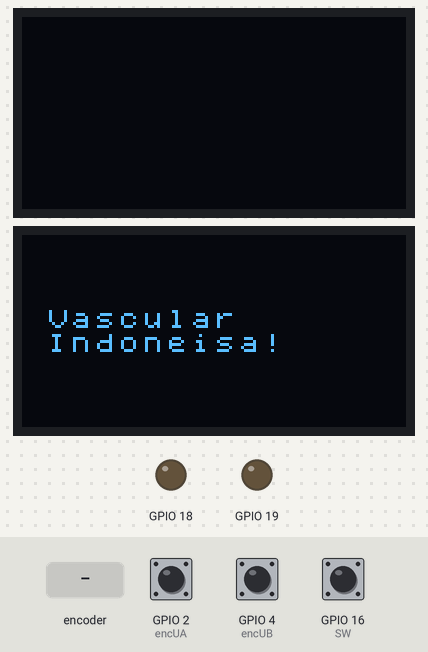
This program was run on a simulated ESP32. Parts: 2 × 128×64 one-colour display, output pins drawn as LEDs (lit = HIGH). Inputs (shaded band) come from the test bench; at power-on: GPIO 16 (SW) HIGH, GPIO 2 (encUA) HIGH, GPIO 4 (encUB) HIGH. WiFi joins after 1.5 s; servers stay silent unless stated; what the program prints to the serial monitor is not drawn.

Above: at 3.7 s.
At 5.8 s:
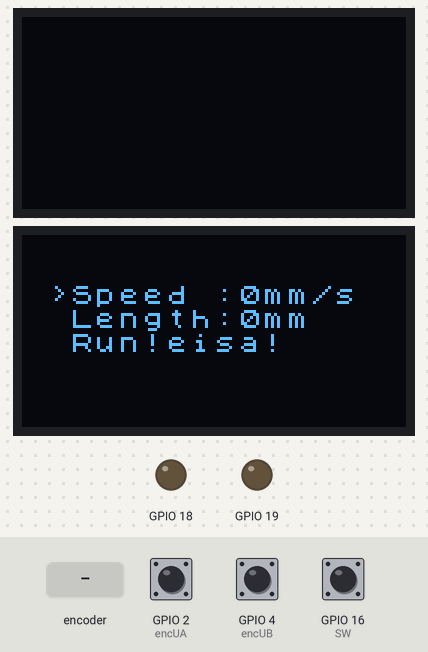
5.9 s: rotary encoder on GPIO 2 (encUA) / GPIO 4 (encUB) turned 1 step (first pin leading)
7.6 s: rotary encoder on GPIO 2 (encUA) / GPIO 4 (encUB) turned 1 step (first pin leading)
9.3 s: GPIO 16 (SW) pulled LOW for 1 s
At 11.0 s:
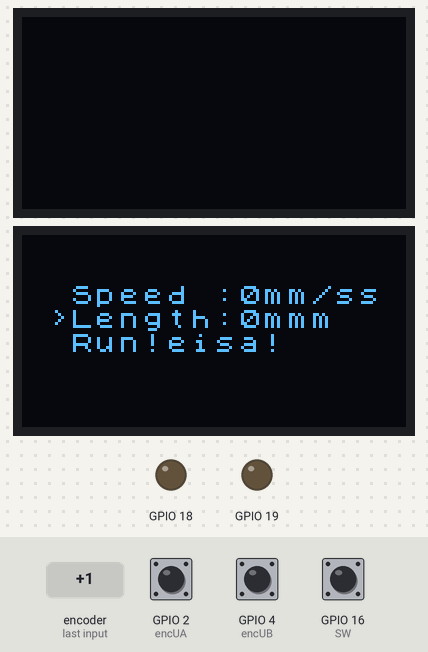
11.8 s: GPIO 16 (SW) pulled LOW for 0.15 s
At 11.89 s:
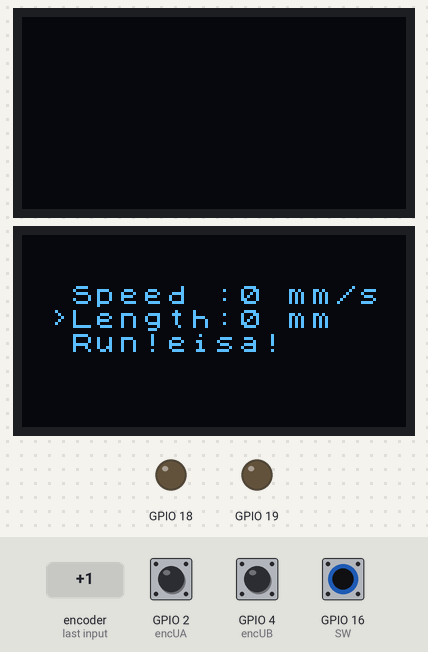
Timing chart, 0 to 14.4 s (numbered marks = the images above; inputs shaded):
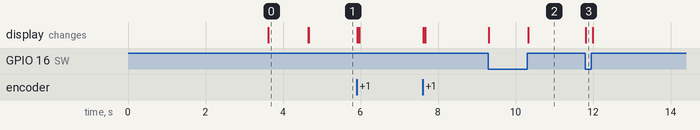

The program:

main.cpp
```cpp
#include <Arduino.h>
#include <ArduinoOTA.h>
#include <WiFi.h>
#include <ESPmDNS.h>
#include <WiFiUdp.h>
#include <U8x8lib.h>
#include <U8g2lib.h>
#include <analogWrite.h>

#ifdef U8X8_HAVE_HW_SPI
#include <SPI.h>
#endif

// WiFi SSID & Password
const char* ssid = "VICTUS 0978";
const char* password = "5Vr7434/";

U8X8_SH1106_128X64_NONAME_HW_I2C u8x8(/* reset=*/ U8X8_PIN_NONE);
U8G2_SH1106_128X64_NONAME_F_HW_I2C u8g2(U8G2_R0, /* reset=*/ U8X8_PIN_NONE);

const unsigned char myBitmap [] PROGMEM = {
0x00, 0x00, 0x00, 0x00, 0x00, 0x00, 0x00, 0x00, 0x00, 0x00, 0x00, 0x00, 0x00, 0x00, 0x00, 0x00,
0x00, 0x00, 0x00, 0x00, 0x00, 0x00, 0x00, 0x00, 0x02, 0x00, 0x00, 0x00, 0x00, 0x00, 0x00, 0x00,
0x03, 0x80, 0x00, 0x00, 0x00, 0x00, 0x0c, 0x00, 0x03, 0xe0, 0x00, 0x00, 0x00, 0x00, 0x3c, 0x00,
0x03, 0xf8, 0x00, 0x00, 0x00, 0x00, 0x7c, 0x00, 0x03, 0xfc, 0x00, 0x00, 0x00, 0x01, 0xfc, 0x00,
0x03, 0xff, 0x00, 0x00, 0x00, 0x07, 0xfc, 0x00, 0x03, 0xff, 0xc0, 0x00, 0x00, 0x1f, 0xfc, 0x00,
0x03, 0xff, 0xf0, 0x00, 0x00, 0x3f, 0xfc, 0x00, 0x03, 0xff, 0xfc, 0x00, 0x00, 0xff, 0xfc, 0x00,
0x03, 0xff, 0xfe, 0x00, 0x03, 0xff, 0xfc, 0x00, 0x03, 0xff, 0xff, 0x80, 0x0f, 0xff, 0xfc, 0x00,
0x03, 0xff, 0xff, 0xe0, 0x1f, 0xff, 0xfc, 0x00, 0x03, 0xff, 0xff, 0xf8, 0x7f, 0xff, 0xfc, 0x00,
0x03, 0xff, 0xff, 0xfd, 0xff, 0xff, 0xfc, 0x00, 0x03, 0xff, 0xff, 0xf3, 0xff, 0xff, 0xfc, 0x00,
0x03, 0xff, 0xff, 0xcf, 0xff, 0xff, 0xfc, 0x00, 0x03, 0xff, 0xff, 0x3f, 0xff, 0xc3, 0xfc, 0x00,
0x03, 0xff, 0xfe, 0x7f, 0xff, 0xc1, 0xfc, 0x00, 0x03, 0xff, 0xf9, 0xff, 0xff, 0xc1, 0xfc, 0x00,
0x03, 0xff, 0xe7, 0xff, 0xff, 0xc1, 0xfc, 0x00, 0x03, 0xff, 0xdf, 0xff, 0xff, 0xe3, 0xfc, 0x00,
0x03, 0xff, 0x7f, 0xff, 0xff, 0xff, 0xfc, 0x00, 0x03, 0xfd, 0xff, 0xff, 0xff, 0xff, 0xfc, 0x00,
0x03, 0xf3, 0xff, 0xff, 0xff, 0xc3, 0xfc, 0x00, 0x03, 0xcf, 0xff, 0xff, 0xff, 0xc3, 0xfc, 0x00,
0x03, 0xbf, 0xff, 0xff, 0xff, 0xc3, 0xfc, 0x00, 0x02, 0xff, 0xff, 0xff, 0xff, 0xc3, 0xfc, 0x00,
0x01, 0xff, 0xff, 0xff, 0xff, 0xc3, 0xf8, 0x00, 0x00, 0xff, 0xff, 0xff, 0xff, 0xc3, 0xf0, 0x00,
0x00, 0x3f, 0xff, 0xff, 0xff, 0xc3, 0xc0, 0x00, 0x00, 0x0f, 0xff, 0xff, 0xff, 0xc3, 0x00, 0x00,
0x00, 0x07, 0xff, 0xff, 0xff, 0xc0, 0x00, 0x00, 0x00, 0x01, 0xff, 0xff, 0xff, 0xc0, 0x00, 0x00,
0x00, 0x00, 0x7f, 0xff, 0xff, 0xc0, 0x00, 0x00, 0x00, 0x00, 0x3f, 0xff, 0xff, 0xc0, 0x00, 0x00,
0x00, 0x00, 0x0f, 0xff, 0xff, 0x00, 0x00, 0x00, 0x00, 0x00, 0x03, 0xff, 0xfc, 0x00, 0x00, 0x00,
0x00, 0x00, 0x00, 0xff, 0xf0, 0x00, 0x00, 0x00, 0x00, 0x00, 0x00, 0x7f, 0xc0, 0x00, 0x00, 0x00,
0x00, 0x00, 0x00, 0x1f, 0x80, 0x00, 0x00, 0x00, 0x00, 0x00, 0x00, 0x06, 0x00, 0x00, 0x00, 0x00,
0x00, 0x00, 0x00, 0x00, 0x00, 0x00, 0x00, 0x00, 0x00, 0x00, 0x00, 0x00, 0x00, 0x00, 0x00, 0x00,
0x00, 0x00, 0x00, 0x00, 0x00, 0x00, 0x00, 0x00, 0x00, 0x00, 0x00, 0x00, 0x00, 0x00, 0x00, 0x00,
0x00, 0x00, 0x00, 0x00, 0x00, 0x00, 0x00, 0x00, 0x00, 0x00, 0x00, 0x00, 0x00, 0x00, 0x00, 0x00,
0x00, 0x00, 0x00, 0x00, 0x00, 0x00, 0x00, 0x00, 0x00, 0x00, 0x00, 0x00, 0x00, 0x00, 0x00, 0x00,
0xde, 0xef, 0xbb, 0xb9, 0x57, 0x77, 0xfd, 0x70, 0x5a, 0xab, 0xba, 0xa9, 0x75, 0xd7, 0xd5, 0x50,
0x5a, 0x89, 0xba, 0xa9, 0x75, 0xd7, 0xd9, 0x50, 0x6e, 0x69, 0xbb, 0xb9, 0x75, 0xd7, 0xed, 0x70,
0x6e, 0x29, 0xbb, 0xa9, 0x55, 0xd7, 0xc5, 0x70, 0x6a, 0xab, 0xba, 0xa9, 0x55, 0xd7, 0xd5, 0x50,
0x6a, 0xee, 0xde, 0xa9, 0x57, 0x77, 0xfd, 0x50, 0x00, 0x00, 0x00, 0x00, 0x00, 0x00, 0x00, 0x00,
};

const unsigned char myBitmapRev [] PROGMEM = {
  0x00, 0x00, 0x00, 0x00, 0x00, 0x00, 0x00, 0x00, 0x00, 0x00, 0x00, 0x00,
  0x00, 0x00, 0x00, 0x00, 0x00, 0x00, 0x00, 0x00, 0x00, 0x00, 0x00, 0x00,
  0xC0, 0x00, 0x00, 0x00, 0x00, 0x00, 0x10, 0x00, 0xC0, 0x03, 0x00, 0x00,
  0x00, 0x00, 0x18, 0x00, 0x80, 0x0F, 0x00, 0x00, 0x00, 0x00, 0x1E, 0x00,
  0xC0, 0x1F, 0x00, 0x00, 0x00, 0x00, 0x1F, 0x00, 0xC0, 0x7F, 0x00, 0x00,
  0x00, 0xC0, 0x1F, 0x00, 0xC0, 0xFF, 0x01, 0x00, 0x00, 0xF0, 0x1F, 0x00,
  0x80, 0xFF, 0x07, 0x00, 0x00, 0xF8, 0x3F, 0x00, 0x80, 0xFF, 0x0F, 0x00,
  0x00, 0xFE, 0x1F, 0x00, 0xC0, 0xFF, 0x3F, 0x00, 0x80, 0xFF, 0x1F, 0x00,
  0xC0, 0xFF, 0xFF, 0x00, 0xE0, 0xFF, 0x1F, 0x00, 0xC0, 0xFF, 0xFF, 0x03,
  0xF0, 0xFF, 0x1F, 0x00, 0xC0, 0xFF, 0xFF, 0x0F, 0xFC, 0xFF, 0x3F, 0x00,
  0x80, 0xFF, 0xFF, 0x1F, 0xFE, 0xFF, 0x1F, 0x00, 0x80, 0xFF, 0xFF, 0x9F,
  0xFF, 0xFF, 0x1F, 0x00, 0xC0, 0xFF, 0xFF, 0xE7, 0xFF, 0xFF, 0x1F, 0x00,
  0xC0, 0xFF, 0xFF, 0xF3, 0xFF, 0xC7, 0x1F, 0x00, 0xC0, 0xFF, 0xFF, 0xFC,
  0xFF, 0xC3, 0x3F, 0x00, 0xC0, 0xFF, 0x3F, 0xFF, 0xFF, 0x81, 0x1F, 0x00,
  0x80, 0xFF, 0xCF, 0xFF, 0xFF, 0x83, 0x1F, 0x00, 0xC0, 0xFF, 0xE7, 0xFF,
  0xFF, 0x83, 0x1F, 0x00, 0xC0, 0xFF, 0xF9, 0xFF, 0xFF, 0xC7, 0x1F, 0x00,
  0xC0, 0x7F, 0xFE, 0xFF, 0xFF, 0xFF, 0x1F, 0x00, 0x80, 0x3F, 0xFF, 0xFF,
  0xFF, 0x83, 0x1F, 0x00, 0xC0, 0xCF, 0xFF, 0xFF, 0xFF, 0xC3, 0x1F, 0x00,
  0xC0, 0xF3, 0xFF, 0xFF, 0xFF, 0xC3, 0x1F, 0x00, 0xC0, 0xF9, 0xFF, 0xFF,
  0xFF, 0xC3, 0x1F, 0x00, 0x00, 0xFE, 0xFF, 0xFF, 0xFF, 0x83, 0x1F, 0x00,
  0x80, 0xFF, 0xFF, 0xFF, 0xFF, 0xC3, 0x1F, 0x00, 0x00, 0xFF, 0xFF, 0xFF,
  0xFF, 0xC3, 0x07, 0x00, 0x00, 0xFC, 0xFF, 0xFF, 0xFF, 0xC3, 0x03, 0x00,
  0x00, 0xF0, 0xFF, 0xFF, 0xFF, 0x83, 0x00, 0x00, 0x00, 0xC0, 0xFF, 0xFF,
  0xFF, 0x03, 0x00, 0x00, 0x00, 0x80, 0xFF, 0xFF, 0xFF, 0x03, 0x00, 0x00,
  0x00, 0x00, 0xFE, 0xFF, 0xFF, 0x03, 0x00, 0x00, 0x00, 0x00, 0xFC, 0xFF,
  0xFF, 0x01, 0x00, 0x00, 0x00, 0x00, 0xF0, 0xFF, 0xFF, 0x00, 0x00, 0x00,
  0x00, 0x00, 0xC0, 0xFF, 0x3F, 0x00, 0x00, 0x00, 0x00, 0x00, 0x00, 0xFF,
  0x0F, 0x00, 0x00, 0x00, 0x00, 0x00, 0x00, 0xFE, 0x03, 0x00, 0x00, 0x00,
  0x00, 0x00, 0x00, 0xF8, 0x01, 0x00, 0x00, 0x00, 0x00, 0x00, 0x00, 0x70,
  0x00, 0x00, 0x00, 0x00, 0x00, 0x00, 0x00, 0x00, 0x00, 0x00, 0x00, 0x00,
  0x00, 0x00, 0x00, 0x00, 0x00, 0x00, 0x00, 0x00, 0x00, 0x00, 0x00, 0x00,
  0x00, 0x00, 0x00, 0x00, 0x00, 0x00, 0x00, 0x00, 0x00, 0x00, 0x00, 0x00,
  0x00, 0x00, 0x00, 0x00, 0x00, 0x00, 0x00, 0x00, 0x00, 0x00, 0x00, 0x00,
  0x00, 0x00, 0x00, 0x00, 0x00, 0x00, 0x00, 0x00, 0x00, 0x00, 0x00, 0x00,
  0x00, 0x00, 0x00, 0x00, 0x00, 0x00, 0x00, 0x00, 0x68, 0xB6, 0x89, 0x9C,
  0x6A, 0x46, 0xB7, 0x06, 0x5A, 0x55, 0x54, 0x97, 0xAA, 0x7A, 0xA9, 0x0A,
  0xBA, 0x91, 0x55, 0x94, 0xAA, 0x69, 0x89, 0x06, 0x0A, 0x13, 0x45, 0x95,
  0xAE, 0xEA, 0x9B, 0x0A, 0x66, 0x96, 0xC4, 0x9D, 0xAE, 0x58, 0xA1, 0x0E,
  0x76, 0x14, 0x55, 0x95, 0xAA, 0x6A, 0xA0, 0x05, 0x56, 0xD5, 0x55, 0x95,
  0xEA, 0x5E, 0xBB, 0x0A, 0x00, 0x12, 0x13, 0x80, 0x28, 0x02, 0x14, 0x00
};

 #define encUA 2
 #define encUB 4

 int counter = 0;
 int aState;
 int aLastState;
 bool stateSwitch = false;
 int lastCounter=0;
 int pullSpeed=0;
 int lengthCatheter=0;

void readSwitch()
{
    if(!digitalRead(16))
   {
    if(!stateSwitch)
    {
      stateSwitch = true;
    }
    else
    {
      stateSwitch = false;
    }
   }
}

void encRead()
{
   readSwitch();
   aState = digitalRead(encUA); // Reads the "current" state of the outputA
   // If the previous and the current state of the outputA are different, that means a Pulse has occured
   if (aState != aLastState){
     // If the outputB state is different to the outputA state, that means the encoder is rotating clockwise
     if (digitalRead(encUB) != aState) {
       counter ++;
     } else {
       counter --;
     }
     //Serial.print("Position: ");
     //Serial.println(counter);
   }
   aLastState = aState; // Updates the previous state of the outputA with the current state
   lastCounter = counter;
}

void display1()
{
  while(!digitalRead(16))
  {
      counter=pullSpeed;
      encRead();
      pullSpeed=counter;
      if(counter>4){counter=1;}
      if(counter<1){counter=4;}
      pullSpeed=counter;
      if(lastCounter != counter){u8g2.clearDisplay();}
      String speedDisp = " >Speed :";
      speedDisp += String(pullSpeed);
      speedDisp += " mm/s";
      u8x8.drawString(0,2,speedDisp.c_str());
      String lengthDisp = "  Length:";
      lengthDisp += String(lengthCatheter);
      lengthDisp += " mm";
      u8x8.drawString(0,3,lengthDisp.c_str());
      u8x8.drawString(0,4,"  Run!");
  }
    counter = 0;
    if(lastCounter != counter){u8g2.clearDisplay();}
    String speedDisp = " >Speed :";
    speedDisp += String(pullSpeed);
    speedDisp += "mm/s";
    u8x8.drawString(0,2,speedDisp.c_str());
    String lengthDisp = "  Length:";
    lengthDisp += String(lengthCatheter);
    lengthDisp += "mm";
    u8x8.drawString(0,3,lengthDisp.c_str());
    u8x8.drawString(0,4,"  Run!");
}


void display2()
{
  while(!digitalRead(16))
  {
      counter=lengthCatheter;
      encRead();
      lengthCatheter=counter;
      if(lastCounter != counter){u8g2.clearDisplay();}
      String speedDisp = "  Speed :";
      speedDisp += String(pullSpeed);
      speedDisp += " mm/s";
      u8x8.drawString(0,2,speedDisp.c_str());
      String lengthDisp = " >Length:";
      lengthDisp += String(lengthCatheter);
      lengthDisp += " mm";
      u8x8.drawString(0,3,lengthDisp.c_str());
      u8x8.drawString(0,4,"  Run!");
  }
    counter = 1;
    if(lastCounter != counter){u8g2.clearDisplay();}
    String speedDisp = "  Speed :";
    speedDisp += String(pullSpeed);
    speedDisp += "mm/s";
    u8x8.drawString(0,2,speedDisp.c_str());
    String lengthDisp = " >Length:";
    lengthDisp += String(lengthCatheter);
    lengthDisp += "mm";
    u8x8.drawString(0,3,lengthDisp.c_str());
    u8x8.drawString(0,4,"  Run!");
}

void display3()
{
    if(lastCounter != counter){u8g2.clearDisplay();}
    String speedDisp = "  Speed :";
    speedDisp += String(pullSpeed);
    speedDisp += "mm/s";
    u8x8.drawString(0,2,speedDisp.c_str());
    String lengthDisp = "  Length:";
    lengthDisp += String(lengthCatheter);
    lengthDisp += "mm";
    u8x8.drawString(0,3,lengthDisp.c_str());
    u8x8.drawString(0,4," >Run!");

    if(!digitalRead(16))
  {
    analogWrite(19,0);
    analogWrite(18,50*pullSpeed);
    delay((lengthCatheter/pullSpeed)*1000);
    analogWrite(19,0);
    analogWrite(18,0);
  }
}

void mainProgram()
{
   readSwitch();
   encRead();
   switch (counter)
    {
    case 0:
      display1();
      break;
    case 1:
      display2();
      break;
    case 2:
      display3();
      break;

    default:
      if(counter>2){counter=0;}
      else{counter=2;}
      break;
    }
}

void setup(void)
{
  pinMode(18,OUTPUT);
  pinMode(19,OUTPUT);
  pinMode(16,INPUT_PULLUP); //SW
  pinMode(2,INPUT_PULLUP); //CLK
  pinMode(4,INPUT_PULLUP); //DT
  Serial.begin(115200);
  aLastState = digitalRead(encUA);
  u8g2.begin();
  u8x8.begin();
  u8x8.setPowerSave(0);
  u8x8.setFont(u8x8_font_chroma48medium8_r);
  u8g2.clearBuffer();
  //u8x8.drawString(0,3," Vascular");
  //u8x8.drawString(0,4," Indoneisa!");
  u8g2.drawXBMP(34,0,60,60,myBitmapRev);
  u8g2.sendBuffer();
  //u8x8.refreshDisplay();		// only required for SSD1606/7
  delay(2000);
  Serial.println("Booting");
  WiFi.mode(WIFI_STA);
  WiFi.begin(ssid, password);
  while (WiFi.waitForConnectResult() != WL_CONNECTED) {
    Serial.println("Connection Failed! Rebooting...");
    delay(5000);
    ESP.restart();
  }
  ArduinoOTA
    .onStart([]() {
      String type;
      if (ArduinoOTA.getCommand() == U_FLASH)
        type = "sketch";
      else // U_SPIFFS
        type = "filesystem";

      // NOTE: if updating SPIFFS this would be the place to unmount SPIFFS using SPIFFS.end()
      Serial.println("Start updating " + type);
    })
    .onEnd([]() {
      Serial.println("\nEnd");
    })
    .onProgress([](unsigned int progress, unsigned int total) {
      Serial.printf("Progress: %u%%\r", (progress / (total / 100)));
    })
    .onError([](ota_error_t error) {
      Serial.printf("Error[%u]: ", error);
      if (error == OTA_AUTH_ERROR) Serial.println("Auth Failed");
      else if (error == OTA_BEGIN_ERROR) Serial.println("Begin Failed");
      else if (error == OTA_CONNECT_ERROR) Serial.println("Connect Failed");
      else if (error == OTA_RECEIVE_ERROR) Serial.println("Receive Failed");
      else if (error == OTA_END_ERROR) Serial.println("End Failed");
    });

  ArduinoOTA.begin();
  Serial.println("Ready");
  Serial.print("IP address: ");
  Serial.println(WiFi.localIP());
  u8g2.clearBuffer();
  u8g2.clearDisplay();
  u8x8.drawString(0,3," Vascular");
  u8x8.drawString(0,4," Indoneisa!");
  delay(1000);
  u8g2.clearDisplay();
  u8x8.drawString(0,2," >Speed  : ");
  u8x8.drawString(0,3,"  Length : ");
  u8x8.drawString(0,4,"  Run!");
}

void loop(void)
{
  ArduinoOTA.handle();
  mainProgram();
}
```

Measured:
- after the input at 9.3 s, the display: first changes at once (image 2 shows a later state)
- after the input at 11.8 s, the display: first changes at once (image 3 shows a later state)
- what the display in image 0 shows lasts 1.1 s, from 3.6 s to 4.7 s
